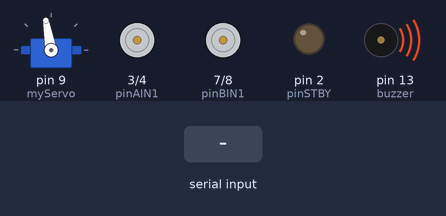
A sketch run on a simulated Arduino Uno, built with avr-gcc and run on an emulated ATmega328P. On the bench: servo, motor-driver pin pairs drawn as motors (green arrow = first pin HIGH = forward, orange = second pin HIGH = backward, longer = more drive, scaled by the enable pin, stopped while the standby pin is LOW), output pins drawn as LEDs (lit = HIGH), buzzer (waves = sounding, pin HIGH). The test bench sets the inputs (shaded band). What the sketch prints to the serial monitor is not drawn.

Above: at 1.2 s.
1.3 s: "F" received over Serial
At 1.9 s:
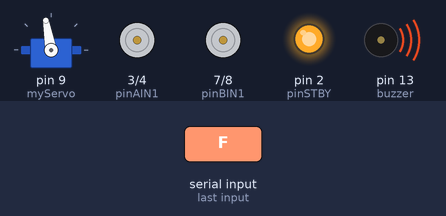
2.8 s: "L" received over Serial
At 4.0 s:
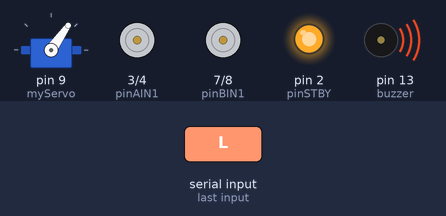
4.3 s: "R" received over Serial
At 5.4 s:
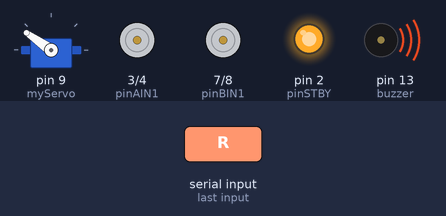
5.8 s: "G" received over Serial
At 6.5 s:
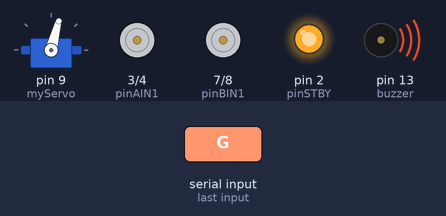
7.3 s: "I" received over Serial
At 8.5 s:
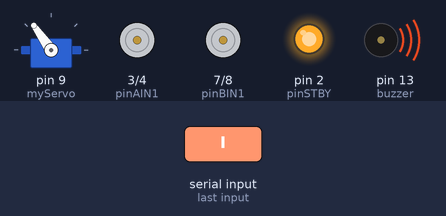
8.8 s: "B" received over Serial
At 10.0 s:
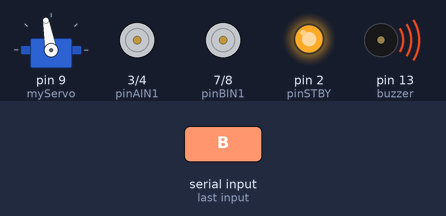
Timing chart, 0 to 11.3 s (numbered marks = the images above; inputs shaded):
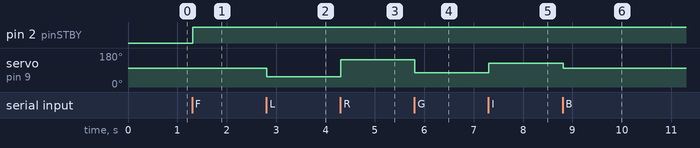

Measured:
- after the input at 1.3 s, pin 2 (pinSTBY): LOW → HIGH at once
- after the input at 2.8 s, servo on pin 9 (myServo): 100° → 55° at once
- after the input at 4.3 s, servo on pin 9 (myServo): 55° → 145° at once
- after the input at 5.8 s, servo on pin 9 (myServo): 145° → 75° at once
- after the input at 7.3 s, servo on pin 9 (myServo): 75° → 125° at once
- after the input at 8.8 s, servo on pin 9 (myServo): 125° → 100° at once

The sketch:

Bluetooth_Car.ino
```cpp
#include "function.h"
#define max_speed 255
unsigned char result;
void setup() {
  Serial.begin(9600);
  init_sys();
  handle(0);
}

void loop() {
  state = Serial.read();

  Serial.println("wait");
  switch (state) {
  case 'F':// đi thẳng
    speed_r(sp,sp);
    handle(0);
    break;
  case 'B'://lùi
    speed_r(-sp,-sp);
    handle(0);
    break;
  case 'L'://turn left
    speed_r(0,0);
    handle(-45);
    break;
  case 'R'://turn right
    speed_r(0,0);
    handle(45);
    break;
  case 'G':// Forward left
    speed_r(0.5*sp,sp);
    handle(-25);
    break;
  case 'I'://Forward right
    speed_r(sp,0.5*sp);
    handle(25);
    break;
  case 'H'://back left
    speed_r(-0.5*sp,-sp);
    handle(-25);
    break;
  case 'J'://back right
    speed_r(-sp,-0.5*sp);
    handle(25);
    break;
  case 'S'://back right
    speed_r(0,0);
    handle(0);
    break;
  case '0':
    sp=0*max_speed;
    break;
  case '1':
    sp=0.1*max_speed;
    break;
  case '2':
    sp=0.2*max_speed;
    break;
  case '3':
    sp=0.3*max_speed;
    break;
  case '4':
    sp=0.4*max_speed;
    break;
  case '5':
    sp=0.5*max_speed;
    break;
  case '6':
    sp=0.6*max_speed;
    break;
  case '7':
    sp=0.7*max_speed;
    break;
  case '8':
    sp=0.8*max_speed;
    break;
  case '9':
    sp=0.9*max_speed;
    break;
  case 'q':
    sp=max_speed;
    break;
  case 'V':
    digitalWrite(buzzer, LOW);
    tone(buzzer, 100, 100);
    break;
  case 'v':
    digitalWrite(buzzer, HIGH);
    break;
  default:
   break;
  }
}
```

function.h
```cpp
#include <Servo.h>
#define handle_center 100
#define BTN1 1
#define BTN2 2
#define BTN3 3
//________________________________________________MOTOR DEFINE_____________________________________
//Motor 1

int pinAIN1 = 3; //Direction
int pinAIN2 = 4; //Direction
int pinPWMA = 5; //Speed

//Motor 2
int pinBIN1 = 7; //Direction
int pinBIN2 = 8; //Direction
int pinPWMB = 6; //Speed

//Standby
int pinSTBY = 2;
static boolean turnCW = 0;
static boolean turnCCW = 1;
static boolean motor1 = 0;
static boolean motor2 = 1;
//________________________________________________BUTTON____________________________________________
int BT1 = 10;
int BT2 = 11;
int BT3 = 12;
//________________________________________________DEBUG DEVICE______________________________________
int buzzer = 13;
//________________________________________________VARIABLES_________________________________________
bool start;
unsigned long lastTime;
unsigned char pattern;
unsigned char sensor;
uint8_t rc_angle;
uint8_t sp;
char state;
Servo myServo;
//__________________________________________________________________________________________________
void init_sys() {
  myServo.attach(9);
  pinMode(BT1, INPUT_PULLUP);
  pinMode(BT2, INPUT_PULLUP);
  pinMode(BT3, INPUT_PULLUP);

  pinMode(pinPWMA, OUTPUT);
  pinMode(pinAIN1, OUTPUT);
  pinMode(pinAIN2, OUTPUT);

  pinMode(pinPWMB, OUTPUT);
  pinMode(pinBIN1, OUTPUT);
  pinMode(pinBIN2, OUTPUT);

  pinMode(pinSTBY, OUTPUT);
  pinMode(buzzer, OUTPUT);
  digitalWrite(buzzer, HIGH);
}
//__________________________________________________FUNCTIONS ABOUT SENSOR_______________________________
unsigned char read_sensor() {
  unsigned char temp = 0;
  unsigned char pin[5];
  //    if(analogRead(A7) > 500) pin[0] = 1;
  //    else pin[0] = 0;
  //    if(analogRead(A6) > 500) pin[1] = 1;
  //    else pin[1] = 0;
  pin[0] = digitalRead(A0);
  pin[1] = digitalRead(A1);
  pin[2] = digitalRead(A2);
  pin[3] = digitalRead(A3);
  pin[4] = digitalRead(A4);
  for (int i = 0; i < 5; i++) {
    temp = (temp | pin[i]);
    if (i == 4)    return temp;
    else temp = temp << 1;
  }
}
unsigned char sensor_mask(unsigned char mask) {
  unsigned char result = read_sensor();
  return (result & mask);
}
bool check_crossLine() {
  if (sensor_mask(0b00011011) == 0b00011011) return true;                                               // CROSS LINE
  else return false;                                                                                    // SOMETHING ELSE
}
char check_crossHalfLine() {
  if (sensor_mask(0b00011100) == 0b00011100) return 1;                                                  // LEFT HALF LINE
  else if (sensor_mask(0b00000111) == 0b00000111) return 2;                                             // RIGHT HALF LINE
  else return 0;                                                                                        // SOMETHING ELSE
}
//___________________________________________________FUNCTION OF HARDWARE CONTROL______________________________
void handle(uint8_t angle) {
  rc_angle = handle_center + angle;
  myServo.write(rc_angle);
}
void motorDrive(boolean motorNumber, boolean motorDirection, int motorSpeed)
{
  /*
    This Drives a specified motor, in a specific direction, at a specified speed:
    - motorNumber: motor1 or motor2 ---> Motor 1 or Motor 2
    - motorDirection: turnCW or turnCCW ---> clockwise or counter-clockwise
    - motorSpeed: 0 to 255 ---> 0 = stop / 255 = fast
  */
  boolean pinIn1;  //Relates to AIN1 or BIN1 (depending on the motor number specified)
  //Specify the Direction to turn the motor
  //Clockwise: AIN1/BIN1 = HIGH and AIN2/BIN2 = LOW
  //Counter-Clockwise: AIN1/BIN1 = LOW and AIN2/BIN2 = HIGH
  if (motorDirection == turnCW) pinIn1 = HIGH;
  else pinIn1 = LOW;
  //Select the motor to turn, and set the direction and the speed
  if (motorNumber == motor1) {
    digitalWrite(pinAIN1, pinIn1);
    digitalWrite(pinAIN2, !pinIn1);
    analogWrite(pinPWMA, motorSpeed);
  }
  else {
    digitalWrite(pinBIN1, pinIn1);
    digitalWrite(pinBIN2, !pinIn1);
    analogWrite(pinPWMB, motorSpeed);
  }
  //Finally , make sure STBY is disabled - pull it HIGH
  digitalWrite(pinSTBY, HIGH);
}
void speed_r(int left, int right) {
  if (left >= 0) {
    motorDrive(motor1, turnCW, left);
  }
  else {
    motorDrive(motor1, turnCCW, -left);
  }
  if (right >= 0) {
    motorDrive(motor2, turnCW, right);
  }
  else {
    motorDrive(motor2, turnCCW, -right);
  }
}
bool get_button(uint8_t btn) {
  switch (btn) {
    case 1:
      if (digitalRead(BT1) == LOW) {
        for (int i = 3000; i < 4500; i += 500) {
          tone(buzzer, i, 100);
          delay(100);
        }
        digitalWrite(buzzer, HIGH);       // TURN BUZZER OFF
        return true;
      }
      else return false;
    case 2:
      if (digitalRead(BT2) == LOW) {
        for (int i = 4000; i < 5500; i += 500) {
          tone(buzzer, i, 50);
          delay(100);
        }
        digitalWrite(buzzer, HIGH);    // TURN BUZZER OFF
        return true;
      }
      else return false;
    case 3:
      if (digitalRead(BT3) == LOW) {
        for (int i = 4000; i > 2500; i -= 500) {
          tone(buzzer, i, 100);
          delay(100);
        }
        digitalWrite(buzzer, HIGH);    // TURN BUZZER OFF
        return true;
      }
      else return false;
    default: return false;
  }
}
//______________________________________________________OTHER FUNCTION______________________________
void resetTimer() {
  lastTime = millis();
}
unsigned long getTimer() {
  return (millis() - lastTime);
}
```
